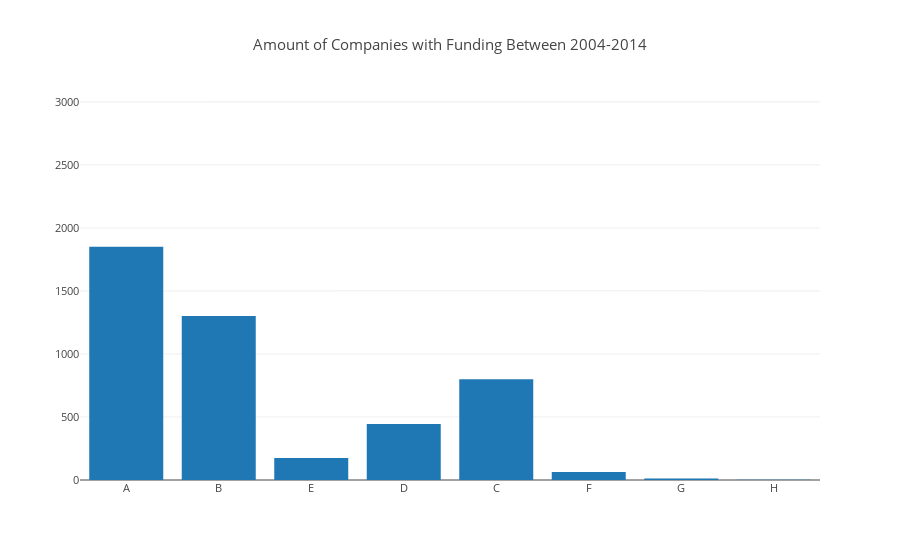

This figure's notebook cell:
### Markdown cell above
## Number of Startups In Each Round

### Code cell
avg_funding_per_round_bar = [go.Bar(
            x=list(rounds_sums_dict.keys()),
            y=list(rounds_sums_dict.values())
    )]

iplot({'data':avg_funding_per_round_bar, 'layout':{'title': 'Amount of Companies with Funding Between 2004-2014',
                          'font': dict(size=11)}}, filename='basic-bar')

### Figure 1 — Plotly figure (JSON) as saved in the notebook; plotly's stock layout.template omitted (floating-point values rounded to 4 significant figures)
{"data": [{"type": "bar", "uid": "f82c5e7e-dc91-11e8-a3e3-6a000073fc60", "x": [null, "A", "B", "E", "D", "C", "F", "G", "H"], "y": [2864, 1851, 1301, 174, 445, 800, 63, 11, 1]}], "layout": {"font": {"size": 11}, "title": "Amount of Companies with Funding Between 2004-2014"}}
